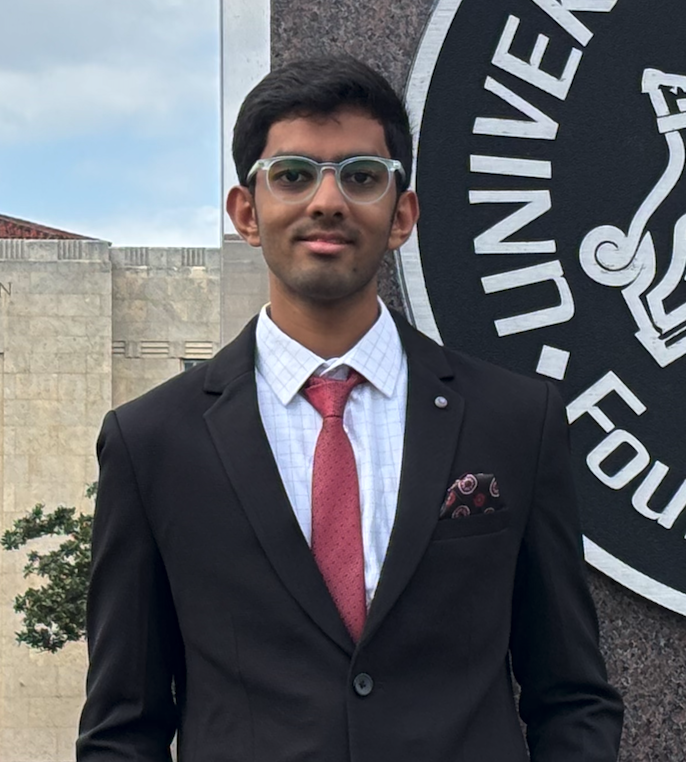
#> input picture images/image.png, 686 x 762 px; its folder holds only this picture in this run
$ python convert_image.py
#> lines starting #> are read from the running program, lines starting #| are printed output that depends on the picture
#!/usr/bin/env python3
"""
Image conversion script to convert HEIC images to JPG and crop them to square format.
Requires: pip install Pillow pillow-heif
"""

import os
import sys
from pathlib import Path

try:
    from PIL import Image
except ImportError:
    print("Error: Pillow is not installed. Install it with: pip install Pillow")
    sys.exit(1)

try:
    from pillow_heif import register_heif_opener
    register_heif_opener()
#> (this line was passed over: pillow_heif is not available in this run)
except ImportError:
    print("Warning: pillow-heif is not installed. HEIC files won't be supported.")
    print("Install it with: pip install pillow-heif")
    heif_support = False
else:
    heif_support = True


def crop_to_square(image_path, output_path, size=800):
    """Crop image to square, centered, and resize to specified size."""
#> called with size = 800
    try:
        img = Image.open(image_path)
#> img is the input picture: PIL image 686x762 RGBA; mean R, G, B, A 97, 98.3, 103.4, 255
        width, height = img.size
#> width = 686; height = 762

        # Get the smaller dimension
        min_dim = min(width, height)
#> min_dim = 686

        # Calculate crop box (center crop)
        left = (width - min_dim) // 2
#> left = 0
        top = (height - min_dim) // 2
#> top = 38
        right = left + min_dim
#> right = 686
        bottom = top + min_dim
#> bottom = 724

        # Crop to square
        cropped = img.crop((left, top, right, bottom))
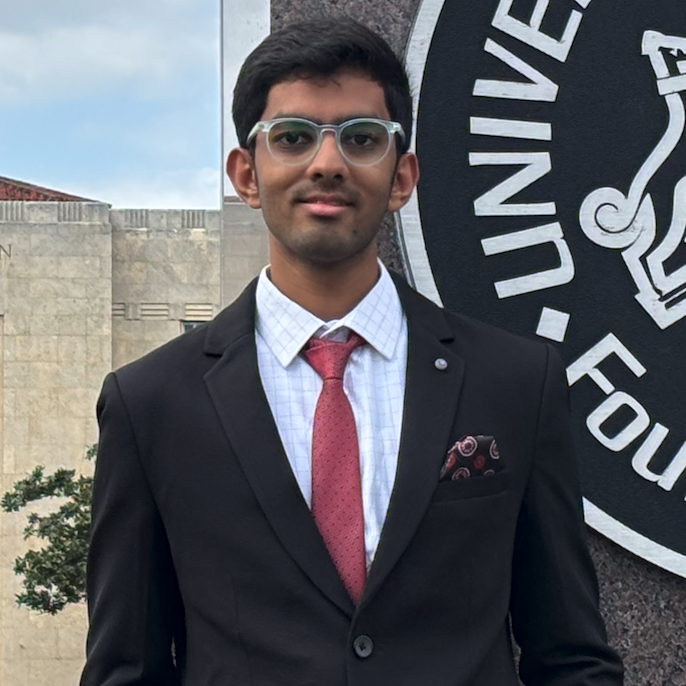
#> cropped: PIL image 686x686 RGBA; mean R, G, B, A 97.7, 98.8, 103.7, 255

        # Resize to target size
        resized = cropped.resize((size, size), Image.Resampling.LANCZOS)

        # Convert to RGB if necessary (for JPG)
        if resized.mode != 'RGB':
            rgb_image = resized.convert('RGB')
        else:
            rgb_image = resized

        # Save as JPG
        rgb_image.save(output_path, 'JPEG', quality=95, optimize=True)
        print(f"✓ Successfully converted {image_path.name} to {output_path.name}")
        return True
    except Exception as e:
        print(f"✗ Error processing {image_path.name}: {str(e)}")
        return False


def main():
    # Get the images directory
    script_dir = Path(__file__).parent
    images_dir = script_dir / "images"
    output_path = images_dir / "profile.jpg"

    if not images_dir.exists():
        print(f"Error: Images directory not found at {images_dir}")
        sys.exit(1)

    # Find HEIC or other image files
    image_extensions = ['.heic', '.HEIC', '.jpg', '.jpeg', '.JPG', '.JPEG', '.png', '.PNG']
    image_files = []

    for ext in image_extensions:
        image_files.extend(list(images_dir.glob(f"*{ext}")))

    if not image_files:
        print("No image files found in the images directory.")
        sys.exit(1)

    # Filter out the output file if it exists
    image_files = [f for f in image_files if f.name != "profile.jpg"]

    if not image_files:
        print("No source images found (excluding existing profile.jpg).")
        sys.exit(1)

    # Use the first image found
    source_image = image_files[0]

    # Check if it's HEIC and we have support
    if source_image.suffix.lower() in ['.heic'] and not heif_support:
        print(f"Error: Cannot process HEIC file {source_image.name} without pillow-heif.")
        print("Please install it with: pip install pillow-heif")
        sys.exit(1)

    print(f"Processing: {source_image.name}")
    print(f"Output: {output_path.name}")

    if crop_to_square(source_image, output_path):
        print(f"\n✓ Profile image created successfully at: {output_path}")
        print("You can now use this image in your portfolio website!")
    else:
        print("\n✗ Failed to create profile image.")
        sys.exit(1)


if __name__ == "__main__":
    main()
